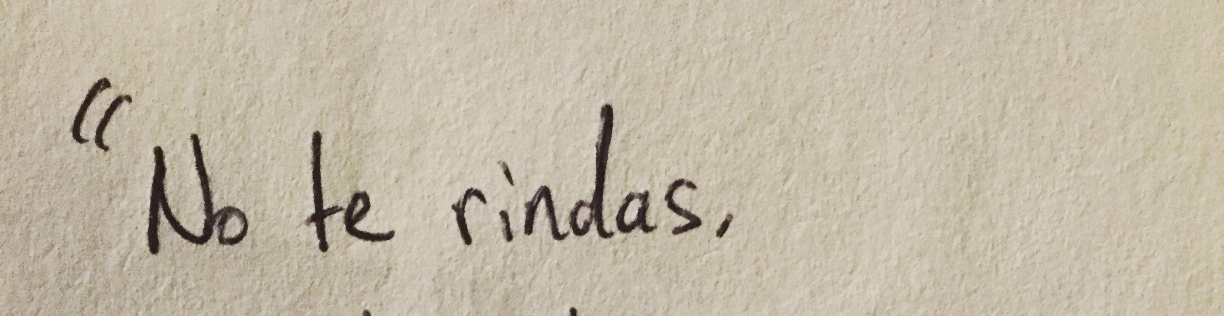
#> input picture images/phrase1.jpg, 2448 x 631 px (shown at 1/2 size)
$ python check_lines.py
#> lines starting #> are read from the running program, lines starting #| are printed output that depends on the picture; after the words box and inside, x2 and y2 are one past the last pixel; in counts of white or black regions, pixels touching at a corner belong together
### count_lines.py
"""Counts the lines of handwritten text in a photo and measures each one's height.

Works without OCR. The ink is isolated from the paper, and words are merged into
horizontal streaks, giving a row-by-row ink profile. Lines are then cut apart at
the troughs of that profile, spaced by the line rhythm found in it. Each cut
is trimmed back to the ink it actually holds -- so a reported height covers the
ascenders and descenders of the line, not just its x-height.

Cutting at troughs rather than at a fixed ink level is what lets one page of
tightly ruled writing and one loosely spaced note be measured by the same code.
"""

import argparse
from pathlib import Path
from typing import NamedTuple

import cv2
import numpy as np

IMAGE_FILE = "images/test1.jpg"

# Tuning constants
WORK_WIDTH = 1200        # images are downscaled to this width before analysis
BACKGROUND_KERNEL = 41   # size of the blob used to estimate the paper brightness
MIN_PITCH = 8            # a line rhythm shorter than this many rows is not credible
PITCH_STRENGTH = 0.20    # autocorrelation peak needed to accept a line rhythm
TROUGH_SPACING = 0.30    # a cut is looked for within this fraction of a pitch
INK_THRESHOLD = 0.08     # a row counts as "ink" above this fraction of the peak
EDGE_THRESHOLD = 0.02    # faint rows above this fraction of the peak still count as ink
BLANK_THRESHOLD = 0.03   # cuts peaking below this fraction of the peak hold no text
MIN_BAND_RATIO = 0.35    # lines thinner than this fraction of the median are specks
MIN_GAP_RATIO = 0.50     # gaps thinner than this fraction of the typical gap merge
SLIVER_RATIO = 0.35      # bands covering less of the width than this are stroke slivers


class TextLine(NamedTuple):
    """One detected line of text, measured in original-photo pixels."""
    top: int
    bottom: int

    @property
    def height(self) -> int:
        return self.bottom - self.top


def _binarize_ink(gray: np.ndarray) -> np.ndarray:
    """Returns a mask where the handwriting is white (255) and the paper is black."""
    # Photographed paper has uneven lighting, so estimate the local background
    # brightness and divide it out before thresholding globally.
    kernel = cv2.getStructuringElement(cv2.MORPH_ELLIPSE, (BACKGROUND_KERNEL, BACKGROUND_KERNEL))
    background = cv2.morphologyEx(gray, cv2.MORPH_CLOSE, kernel)
    normalized = cv2.divide(gray, background, scale=255)

    blurred = cv2.GaussianBlur(normalized, (5, 5), 0)
    _, ink = cv2.threshold(blurred, 0, 255, cv2.THRESH_BINARY_INV + cv2.THRESH_OTSU)

    # Drop specks of paper texture that survived the threshold.
    ink = cv2.morphologyEx(ink, cv2.MORPH_OPEN, np.ones((2, 2), np.uint8))
    return ink


def _merge_words(ink: np.ndarray) -> np.ndarray:
    """Closes the gaps between letters and words so each line becomes one streak."""
    width = ink.shape[1]
    kernel = cv2.getStructuringElement(cv2.MORPH_RECT, (max(width // 25, 9), 1))
    return cv2.morphologyEx(ink, cv2.MORPH_CLOSE, kernel)


def _row_profile(mask: np.ndarray) -> np.ndarray:
    """Counts the ink pixels on each row, smoothed so ragged rows do not split lines."""
    profile = (mask > 0).sum(axis=1).astype(np.float32)
    window = max(int(round(mask.shape[0] * 0.005)) * 2 + 1, 3)
    return cv2.GaussianBlur(profile.reshape(-1, 1), (1, window), 0).ravel()


def _line_pitch(profile: np.ndarray) -> float | None:
    """Estimates the rows between consecutive baselines, or None if there is no rhythm."""
    signal = profile - profile.mean()
    if not signal.any():
        return None

    correlation = np.correlate(signal, signal, mode="full")[len(signal) - 1:]
    if correlation[0] <= 0:
        return None
    correlation = correlation / correlation[0]

    # Walk down out of the zero-lag peak, then take the strongest lag left: for
    # evenly written lines that lag is the distance from one line to the next.
    lag = 1
    while lag < len(correlation) - 1 and correlation[lag] <= correlation[lag - 1]:
        lag += 1
    search = correlation[lag:len(correlation) // 2 + 1]
    if len(search) == 0:
        return None

    pitch = lag + int(np.argmax(search))
    if correlation[pitch] < PITCH_STRENGTH or pitch < MIN_PITCH:
        return None

    # The strongest lag may be a multiple of the true pitch, so prefer a half
    # that is almost as strong -- otherwise every other line would be missed.
    while pitch // 2 >= MIN_PITCH and correlation[pitch // 2] > correlation[pitch] * 0.6:
        pitch //= 2
    return float(pitch)


# [25 lines left out: function _cut_at_troughs, not called in this run]


def _threshold_bands(profile: np.ndarray) -> list[tuple[int, int]]:
    """Finds the row ranges whose ink clears a share of the peak, for arrhythmic pages."""
    if profile.max() == 0:
        return []

    is_ink = profile > profile.max() * INK_THRESHOLD
    bands = []
    start = None
    for row, filled in enumerate(is_ink):
        if filled and start is None:
            start = row
        elif not filled and start is not None:
            bands.append((start, row))
            start = None
    if start is not None:
        bands.append((start, len(is_ink)))
    return bands


def _width_coverage(streaks: np.ndarray, band: tuple[int, int]) -> float:
    """Returns the fraction of the image width that a band puts ink on."""
    start, end = band
    return float((streaks[start:end] > 0).any(axis=0).mean())


def _merge_slivers(bands: list[tuple[int, int]], streaks: np.ndarray) -> list[tuple[int, int]]:
    """Reunites a line with the thin sliver its ascenders or descenders were cut into."""
    if len(bands) < 2:
        return bands

    median_height = float(np.median([end - start for start, end in bands]))
    gaps = [bands[i + 1][0] - bands[i][1] for i in range(len(bands) - 1)]
    typical_gap = float(np.median(gaps)) if len(gaps) >= 3 else median_height

    # A row of ascender tips or descender tails reaches across only a little of
    # the width, whereas even a one-word line is a solid streak. That makes
    # coverage the signal for "leftover stroke, not a line", and unlike an ink
    # density test, it does not punish short lines.
    coverage = [_width_coverage(streaks, band) for band in bands]
    sliver_limit = max(coverage) * SLIVER_RATIO

    merged = [bands[0]]
    was_sliver = coverage[0] < sliver_limit
    for band, cover in zip(bands[1:], coverage[1:]):
        start, end = band
        prev_start, prev_end = merged[-1]
        is_sliver = cover < sliver_limit
        # Demanding a small gap as well keeps two genuinely tight lines apart.
        if (is_sliver or was_sliver) and start - prev_end < typical_gap * MIN_GAP_RATIO:
            merged[-1] = (prev_start, end)
            was_sliver = is_sliver and was_sliver
        else:
            merged.append(band)
            was_sliver = is_sliver
    return merged


def _trim_to_ink(segments: list[tuple[int, int]], profile: np.ndarray) -> list[tuple[int, int]]:
    """Shrinks each segment to the rows it really holds ink on, dropping blank ones."""
    if profile.max() == 0:
        return []

    floor = profile.max() * EDGE_THRESHOLD
    trimmed = []
    for start, end in segments:
        rows = np.flatnonzero(profile[start:end] > floor)
        if len(rows) == 0:
            continue
        trimmed.append((start + int(rows[0]), start + int(rows[-1]) + 1))
    return trimmed


def _drop_specks(lines: list[tuple[int, int]]) -> list[tuple[int, int]]:
    """Discards bands far too thin to be a line, such as a lone accent or smudge."""
    if not lines:
        return []

    median_height = float(np.median([end - start for start, end in lines]))
    return [(s, e) for s, e in lines if e - s >= median_height * MIN_BAND_RATIO]


def _find_lines(ink: np.ndarray) -> list[tuple[int, int]]:
    """Locates every line of text in an ink mask and returns its row extent."""
    # Words are merged into streaks so that a line reads as one bump in the
    # profile regardless of how its words are spaced.
    streaks = _merge_words(ink)
    body_profile = _row_profile(streaks)
    pitch = _line_pitch(body_profile)

    if pitch is not None:
        # Several lines with a steady rhythm: cut between them at the troughs.
        segments = _cut_at_troughs(body_profile, pitch)
        # Keep only the cuts that hold real ink; the rest are margins and the
        # blank space between paragraphs.
        keep = body_profile.max() * BLANK_THRESHOLD
        segments = [(a, b) for a, b in segments if body_profile[a:b].max() > keep]
    else:
        # No rhythm to lock on to, which usually means a single line. Fall back
        # to a plain ink threshold and stitch the stray strokes back on.
        segments = _merge_slivers(_threshold_bands(body_profile), streaks)

    # Extents are measured on the raw ink, where a lone thin stroke such as an
    # accent or a descender tail still registers.
    return _drop_specks(_trim_to_ink(segments, _row_profile(ink)))


def measure_text_lines(image_path: str, debug_path: str | None = None) -> list[TextLine]:
    """Finds every line of text in the image and measures its height in photo pixels."""
    target_path = Path(image_path)
    if not target_path.exists():
        target_path = Path("images") / image_path
    if not target_path.exists():
        raise FileNotFoundError(f"Could not find image '{image_path}' anywhere.")

    image = cv2.imread(str(target_path))
    if image is None:
        raise ValueError(f"'{target_path}' is not a readable image.")

    original_height = image.shape[0]
    scale = min(1.0, WORK_WIDTH / image.shape[1])
    if scale < 1.0:
        image = cv2.resize(image, None, fx=scale, fy=scale, interpolation=cv2.INTER_AREA)

    bands = _find_lines(_binarize_ink(cv2.cvtColor(image, cv2.COLOR_BGR2GRAY)))

    if debug_path:
        _write_debug_image(image, bands, debug_path)

    # Report in the coordinates of the photo the user passed in, not the
    # downscaled working copy.
    factor = original_height / image.shape[0]
    return [TextLine(round(top * factor), round(bottom * factor)) for top, bottom in bands]


def count_text_lines(image_path: str, debug_path: str | None = None) -> int:
    """Counts the lines of text in the image, optionally saving an annotated copy."""
    return len(measure_text_lines(image_path, debug_path))


# [65 lines left out: functions _write_debug_image, crop_and_save_lines, _print_report, run_as_main, not called in this run]

# [9 lines that do not run on import are left out]

### check_lines.py
"""Checks count_lines against hand-counted line totals for every image in images/.

The expected counts were read off the photos by eye; run this after touching any
of the tuning constants in count_lines to see what the change costs elsewhere.
"""

from count_lines import measure_text_lines

EXPECTED = {
    "phrase1.jpg": 1, "phrase2.jpg": 1, "phrase3.jpg": 1, "phrase4.jpg": 1,
    "phrase5.jpg": 1, "phrase6.jpg": 1, "phrase7.png": 1, "phrase8.png": 1,
    "phrase9.png": 1, "phrase10.png": 1, "phrase11.png": 1, "phrase12.png": 1,
    "phrase13.png": 1, "phrase14.png": 1, "phrase15.png": 1, "phrase16.png": 1,
    "test1.jpg": 4, "test2.png": 4, "test3.png": 3, "test4.png": 6,
    "test5.png": 4, "test6.png": 12, "test7.png": 10, "test8.png": 5,
    "test9.png": 8, "test10.png": 11, "test11.png": 16, "test12.png": 10,
    "test13.png": 14,
}

if __name__ == "__main__":
    failures = []
    for name, expected in EXPECTED.items():
        got = len(measure_text_lines(f"images/{name}"))
#> in measure_text_lines, image is the input picture: shape (631, 2448, 3); mean B, G, R 165.9, 184.3, 193.8
#> in measure_text_lines, `image = cv2.resize(image, None, fx=scale, fy=scale, interpolation=cv2...`:
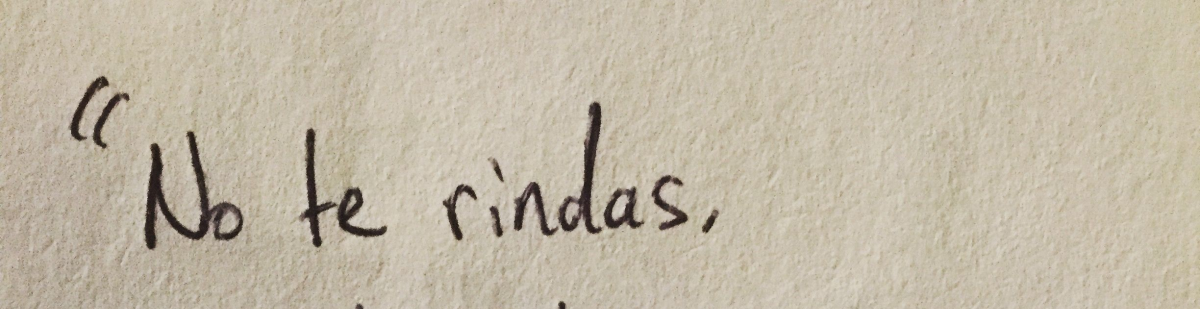
#> image: shape (309, 1200, 3); mean B, G, R 165.9, 184.3, 193.8
#> in _binarize_ink, `background = cv2.morphologyEx(gray, cv2.MORPH_CLOSE, kernel)`:
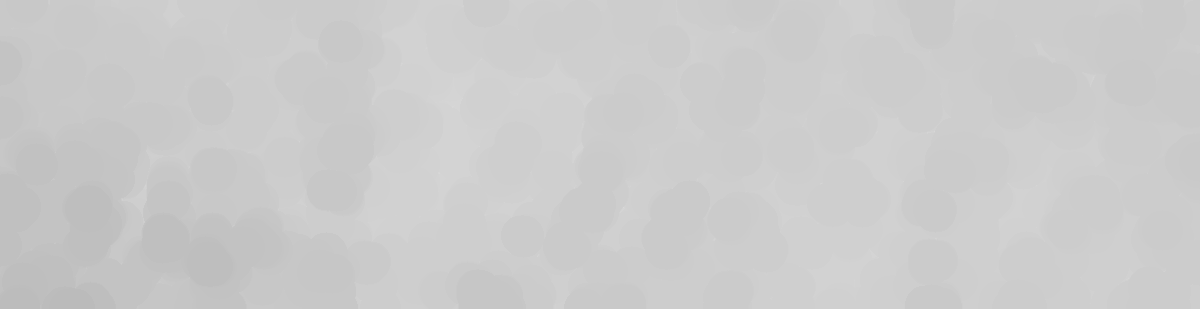
#> background: shape (309, 1200); min 187, max 216, mean 203.3
#> in _binarize_ink, `background = cv2.morphologyEx(gray, cv2.MORPH_CLOSE, kernel)`:
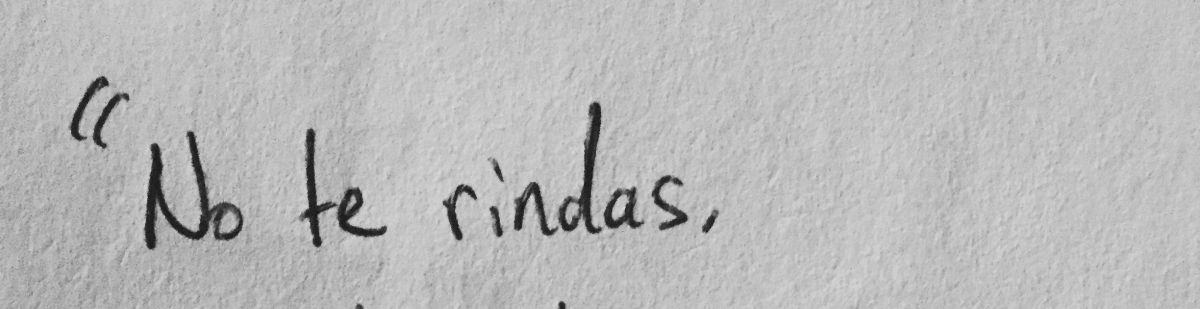
#> gray: shape (309, 1200); min 21, max 216, mean 185.1
#> in _binarize_ink, `normalized = cv2.divide(gray, background, scale=255)`:
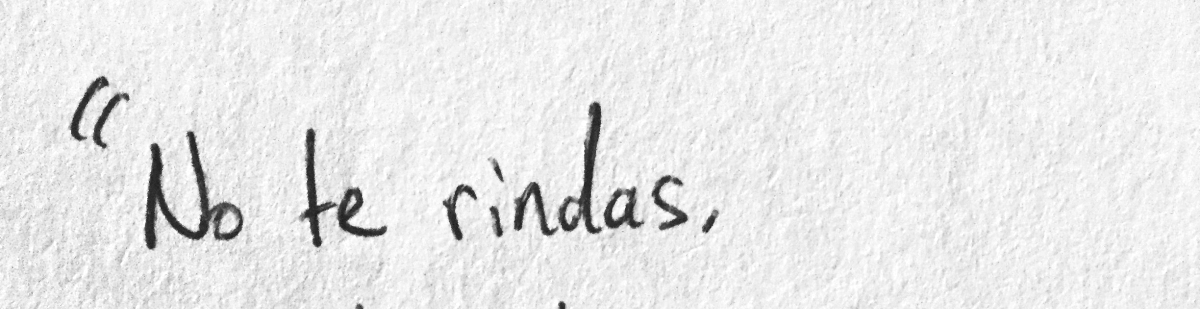
#> normalized: shape (309, 1200); min 26, max 255, mean 232.1
#> in _binarize_ink, `_, ink = cv2.threshold(blurred, 0, 255, cv2.THRESH_BINARY_INV + cv2.TH..`:
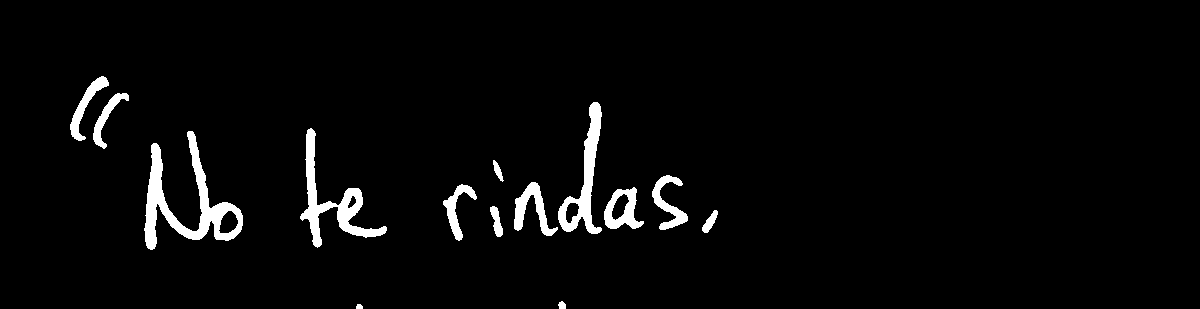
#> ink: shape (309, 1200); 3.3% white; 14 white regions, largest, box (x1, y1, x2, y2) and area: (144, 131, 243, 250) 3347, (300, 128, 387, 248) 2235, (558, 102, 602, 234) 1881
#> in _binarize_ink, `ink = cv2.morphologyEx(ink, cv2.MORPH_OPEN, np.ones((2, 2), np.uint8))`:
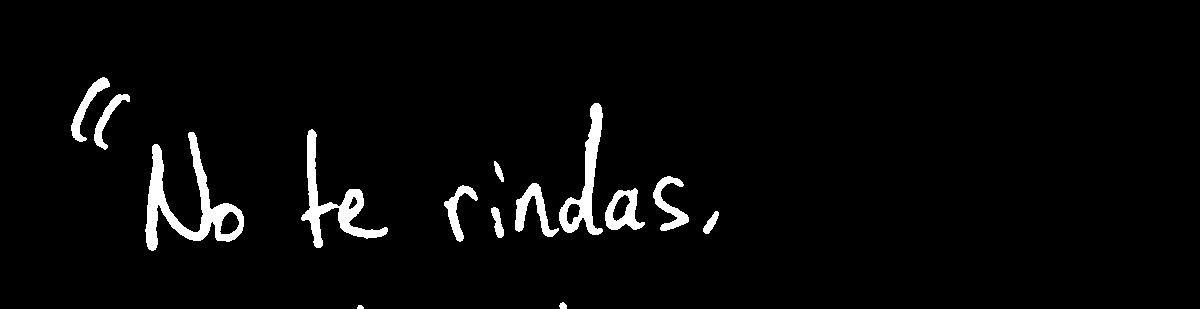
#> ink: shape (309, 1200); 3.3% white; 14 white regions, largest, box (x1, y1, x2, y2) and area: (145, 132, 244, 251) 3346, (301, 129, 388, 248) 2232, (559, 103, 603, 235) 1880
#> in _merge_words, `width = ink.shape[1]`: width = 1200
#> in _merge_words, `return cv2.morphologyEx(ink, cv2.MORPH_CLOSE, kernel)`:
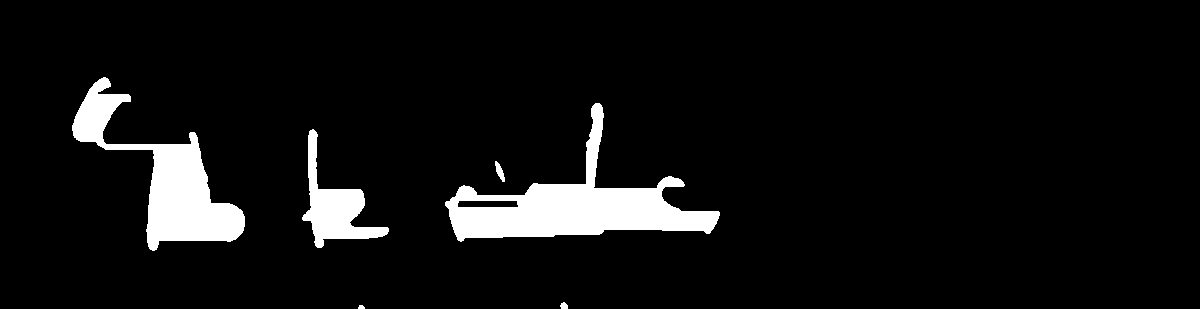
#> returned value: shape (309, 1200); 6.6% white; 6 white regions, box (x1, y1, x2, y2) and area: (445, 103, 720, 242) 11821, (72, 77, 245, 251) 9188, (302, 129, 389, 248) 3409, (495, 161, 505, 182) 105, (560, 302, 568, 309) 43, (358, 305, 365, 309) 23
#> in _row_profile, `profile = (mask > 0).sum(axis=1).astype(np.float32)`: profile = 309 values, max 435 at index 228, min 0 at index 0, mean 79.58
#> in _find_lines, `body_profile = _row_profile(streaks)`: body_profile = 309 values, max 428.9 at index 228, min 0 at index 0, mean 79.58
#> in _line_pitch, `signal = profile - profile.mean()`: signal = 309 values, max 349.4 at index 228, min -79.58 at index 0, mean -6.32e-06
#> in _line_pitch, `correlation = np.correlate(signal, signal, mode="full")[len(signal) - ..`: correlation = 309 values, max 4813478 at index 0, min -1021929.2 at index 72, mean 7788.8
#> in _line_pitch, `correlation = correlation / correlation[0]`: correlation = 309 values, max 1 at index 0, min -0.212 at index 72, mean 0.00162
#> the loop in _line_pitch, `while lag < len(correlation) - 1 and correlation[lag] <= correlation[l..` made 72 passes
#> after the loop in _line_pitch, `while lag < len(correlation) - 1 and correlation[lag] <= correlation[l..`: lag = 73
#> in _line_pitch, `search = correlation[lag:len(correlation) // 2 + 1]`: search = 82 values, max -0.136 at index 45, min -0.212 at index 0, mean -0.172
#> in _line_pitch, `pitch = lag + int(np.argmax(search))`: pitch = 118
#> the loop in _threshold_bands, `for row, filled in enumerate(is_ink):` made 309 passes
#> start on pass 96: 95
#> after the loop in _threshold_bands, `for row, filled in enumerate(is_ink):`: bands = [(95, 242)]
#> in _trim_to_ink, `floor = profile.max() * EDGE_THRESHOLD`: floor = 3.89
#> the loop in _trim_to_ink, `for start, end in segments:` made 1 pass
#> after the loop in _trim_to_ink, `for start, end in segments:`: trimmed = [(95, 242)]
#> in _drop_specks, `median_height = float(np.median([end - start for start, end in lines]))`: median_height = 147
#> in measure_text_lines, `bands = _find_lines(_binarize_ink(cv2.cvtColor(image, cv2.COLOR_BGR2GR..`: bands = [(95, 242)]
#> got = 1
        if got != expected:
            failures.append(f"{name}: expected {expected}, got {got}")
        print(f"{'ok  ' if got == expected else 'FAIL'} {name:<16} "
              f"expected={expected:<3} got={got}")
#| ok   phrase1.jpg      expected=1   got=1
#> pass 2 of the loop `for name, expected in EXPECTED.items():`:
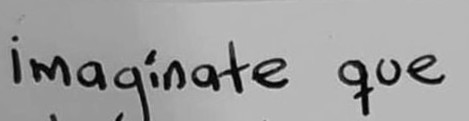
#> input picture images/phrase2.jpg, 469 x 121 px
#> in measure_text_lines, image is the input picture: shape (121, 469, 3); min 0, max 216, mean 159.3
#> background: shape (121, 469)
#> gray: shape (121, 469)
#> normalized: shape (121, 469)
#> blurred: shape (121, 469)
#> in _binarize_ink (call 2), `ink = cv2.morphologyEx(ink, cv2.MORPH_OPEN, np.ones((2, 2), np.uint8))`:
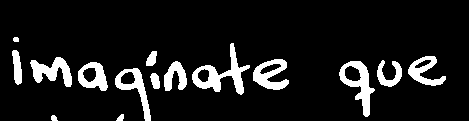
#> ink: shape (121, 469); 10.3% white; 15 white regions, largest, box (x1, y1, x2, y2) and area: (192, 43, 250, 95) 925, (339, 61, 375, 117) 759, (30, 57, 72, 87) 650
#> width = 469
#> in _merge_words (call 2), `return cv2.morphologyEx(ink, cv2.MORPH_CLOSE, kernel)`:
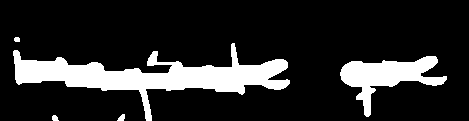
#> returned value: shape (121, 469); 16.3% white; 5 white regions, box (x1, y1, x2, y2) and area: (13, 43, 290, 121) 6622, (340, 56, 447, 117) 2509, (117, 114, 125, 121) 38, (52, 115, 59, 121) 32, (14, 37, 20, 42) 27
#> the loop in _line_pitch (call 2), `while lag < len(correlation) - 1 and correlation[lag] <= correlation[l..` made 34 passes
#> the loop in _threshold_bands (call 2), `for row, filled in enumerate(is_ink):` made 121 passes
#> (filled, start) on pass 57: (True, 56)
#> the loop in _trim_to_ink (call 2), `for start, end in segments:` made 1 pass
#> (start, end) on pass 1: (56, 93)
#> in measure_text_lines (call 2), `bands = _find_lines(_binarize_ink(cv2.cvtColor(image, cv2.COLOR_BGR2GR..`: bands = [(56, 93)]
#| ok   phrase2.jpg      expected=1   got=1
#> pass 3 of the loop `for name, expected in EXPECTED.items():`:
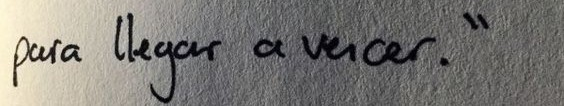
#> input picture images/phrase3.jpg, 564 x 106 px
#> in measure_text_lines, image is the input picture: shape (106, 564, 3); mean B, G, R 116.9, 121.3, 123.5
#> background: shape (106, 564)
#> gray: shape (106, 564)
#> normalized: shape (106, 564)
#> blurred: shape (106, 564)
#> in _binarize_ink (call 3), `ink = cv2.morphologyEx(ink, cv2.MORPH_OPEN, np.ones((2, 2), np.uint8))`:
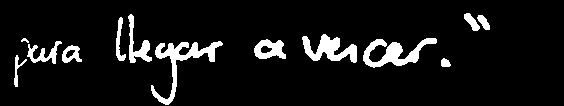
#> ink: shape (106, 564); 8% white; 13 white regions, largest, box (x1, y1, x2, y2) and area: (151, 41, 223, 105) 1053, (363, 38, 437, 68) 923, (302, 34, 357, 63) 798
#> width = 564
#> in _merge_words (call 3), `return cv2.morphologyEx(ink, cv2.MORPH_CLOSE, kernel)`:
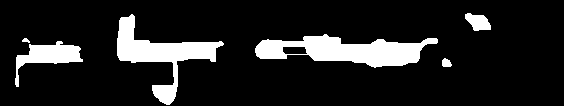
#> returned value: shape (106, 564); 12.9% white; 6 white regions, box (x1, y1, x2, y2) and area: (255, 34, 438, 68) 3333, (117, 14, 224, 105) 2821, (15, 41, 83, 87) 1128, (465, 13, 491, 31) 312, (442, 58, 452, 67) 69, (22, 38, 30, 43) 25
#> in measure_text_lines (call 3), `bands = _find_lines(_binarize_ink(cv2.cvtColor(image, cv2.COLOR_BGR2GR..`: bands = [(16, 67)]
#| ok   phrase3.jpg      expected=1   got=1
#> (the run stopped early here; a loop or call above may not have finished)
